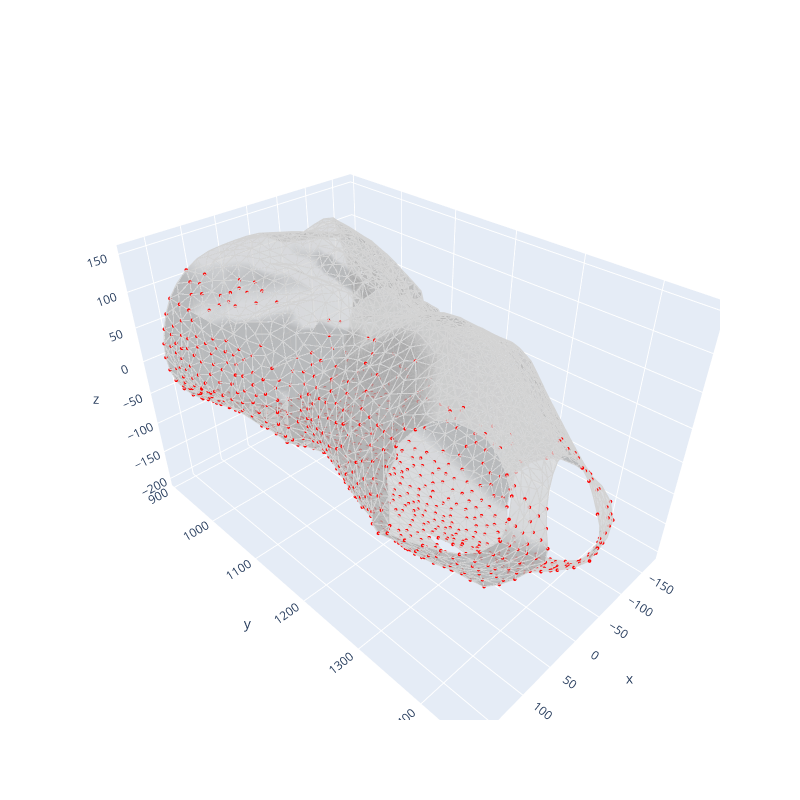

The notebook cell this image was saved under:
### Code cell
import pyrender

VIS = True

body_mesh_list = None
for rendered_img_path in scene.rendered_path_list[2:] :
    
    print(rendered_img_path)
    
    pose_name, cam_name = Path(rendered_img_path).stem.split("__")
    cam_name = "_".join(cam_name.split("_")[:-1])
    
    print(cam_name)
    
    cam_info = camera_info[cam_name]

    mesh_scene = scene.mesh_dict[pose_name]
    garment_count = len(scene.spec_path_list)

    mesh_list = []
    for geometry in mesh_scene.geometry.values() :
        if isinstance(geometry, trimesh.Trimesh):
            geometry.visual.material.doubleSided = True
            mesh_list.append(geometry)

    body_mesh_list = mesh_list[:-garment_count]

    garment_mesh_list = mesh_list[-garment_count:]
    garment_mesh_list = [mesh_list[-i-1] for i in range(garment_count)] 
    
    if VIS :
        plt.imshow(plt.imread(rendered_img_path))
        plt.show()
        
    
    material = pyrender.MetallicRoughnessMaterial(
        baseColorFactor=(0.0, 0.0, 0.0, 1.0),  # RGB color, Alpha
        metallicFactor=0.658,  # Range: [0.0, 1.0]
        roughnessFactor=0.5  # Range: [0.0, 1.0]
    )
    
    pyrender_body_mesh_list = [pyrender.Mesh.from_trimesh(
        body_mesh, material=material
    ) for body_mesh in body_mesh_list]
    
    pyrender_garment_mesh_list = [pyrender.Mesh.from_trimesh(
        garment_mesh, material=material
    ) for garment_mesh in garment_mesh_list]
    
    
    pyrender_cam = pyrender.PerspectiveCamera(
        yfov = np.deg2rad(cam_info.fov),
    )
    
    pyrender_scene = pyrender.Scene(bg_color=(1.0, 1.0, 1.0, 1.0))
    
    for pyrender_body_mesh in pyrender_body_mesh_list :
        pyrender_scene.add(pyrender_body_mesh)
    
    for pyrender_garment_mesh in pyrender_garment_mesh_list :
        pyrender_scene.add(pyrender_garment_mesh)
    pyrender_scene.add(pyrender_cam, pose=cam_info.cam2world)
    
    camera_node = list(filter(
        lambda x : x.camera is not None,
        pyrender_scene.get_nodes()
    ))[-1]
    
    intensity = 80.
    light_positions = [
        np.array([1.60614, 1.5341, 1.23701]),
        np.array([1.31844, 1.92831, -2.52238]),
        np.array([-2.80522, 1.2594, 2.34624]),
        np.array([0.160261, 1.81789, 3.52215]),
        np.array([-2.65752, 1.41194, -1.26328])
    ]
    light_colors = [
        [1.0, 1.0, 1.0],
        [1.0, 1.0, 1.0],
        [1.0, 1.0, 1.0],
        [1.0, 1.0, 1.0],
        [1.0, 1.0, 1.0]
    ]

    for i in range(5):
        light = pyrender.PointLight(color=light_colors[i], intensity=intensity)
        light_pose = np.eye(4)
        light_pose[:3, 3] = light_positions[i]
        pyrender_scene.add(light, pose=light_pose)

    r = pyrender.OffscreenRenderer(
        viewport_width=cam_info.width, viewport_height=cam_info.height
    )
    flags = pyrender.RenderFlags.SKIP_CULL_FACES
    color, depth = r.render(pyrender_scene, flags=flags)
    r.delete()

    if VIS :
        plt.imshow(color)
        plt.show()
        
        plt.imshow(plt.imread(rendered_img_path), alpha=0.5)
        plt.imshow(color, alpha=0.5)
        plt.show()
        
        # plt.imshow(depth)
        # plt.show()
    
    width, height = cam_info.width, cam_info.height
    view_matrix = np.linalg.inv(pyrender_scene.get_pose(camera_node))
    proj_matrix = camera_node.camera.get_projection_matrix(width, height)
    
    visibility_mask_list = []
    pixel_coords_list = []
    for garment_mesh in garment_mesh_list :
        vertices_homog = np.hstack([
            garment_mesh.vertices,
            np.ones((garment_mesh.vertices.shape[0], 1))
        ])

        view_proj = proj_matrix @ view_matrix
        projected = vertices_homog @ view_proj.T

        z_coords = projected[:, 2].copy()
        projected = projected[:, :3] / projected[:, 3:4]

        pixel_coords = np.zeros((projected.shape[0], 2))
        pixel_coords[:, 0] = (projected[:, 0] + 1.0) * width / 2.0
        pixel_coords[:, 1] = height - (projected[:, 1] + 1.0) * height / 2.0

        px = np.clip(pixel_coords[:, 0].astype(int), 0, width - 1)
        py = np.clip(pixel_coords[:, 1].astype(int), 0, height - 1)

        THRESHOLD = -0.5
        THRESHOLD = -100.
        visibility_mask = (
            z_coords > 0
        ) &  (
            pixel_coords[:, 0] >= 0
        ) & (
            pixel_coords[:, 0] < width
        ) & (
            pixel_coords[:, 1] >= 0
        ) & (
            pixel_coords[:, 1] < height
        ) & (
            z_coords + THRESHOLD <= depth[py, px]
        )
        
        visibility_mask_list.append(visibility_mask)
        pixel_coords_list.append(pixel_coords)
        
        if VIS :
            vis_img = np.zeros((height, width), dtype=np.uint8)
            vis_img[
                pixel_coords[visibility_mask][:, 1].astype(int),
                pixel_coords[visibility_mask][:, 0].astype(int)
            ] = 255
            plt.imshow(vis_img, cmap="gray")
            plt.show()
        
    if VIS :
        fig = visualize_meshes_plotly(
            garment_mesh_list,
            vertices_list = list(map(
                lambda mesh, vis_mask : mesh.vertices[vis_mask],
                garment_mesh_list,
                visibility_mask_list
            )),
            vertices_color_list=["red"] * len(garment_mesh_list),
            show_edges=True,
            show = False
        )
        fig.show()
        
    print(visibility_mask.sum())       
    
    break

### Figure 1 — Plotly figure (JSON) as saved in the notebook; plotly's stock layout.template omitted (floating-point values rounded to 4 significant figures; data arrays with more than 128 entries replaced by an {"elided": "..."} marker saying what was removed)
{"data": [{"color": "lightgray", "i": {"elided": "9696 int values"}, "j": {"elided": "9696 int values"}, "k": {"elided": "9696 int values"}, "opacity": 0.5, "type": "mesh3d", "x": {"elided": "5636 float values"}, "y": {"elided": "5636 float values"}, "z": {"elided": "5636 float values"}}, {"line": {"color": "lightgray", "width": 2}, "mode": "lines", "name": "Edges", "type": "scatter3d", "x": {"elided": "87264 float values"}, "y": {"elided": "87264 float values"}, "z": {"elided": "87264 float values"}}, {"marker": {"color": "red", "opacity": 1, "size": 2}, "mode": "markers", "name": "Vertices", "type": "scatter3d", "x": {"elided": "2741 float values"}, "y": {"elided": "2741 float values"}, "z": {"elided": "2741 float values"}}], "layout": {"height": 800, "scene": {"aspectmode": "data"}, "showlegend": false, "width": 800}}
